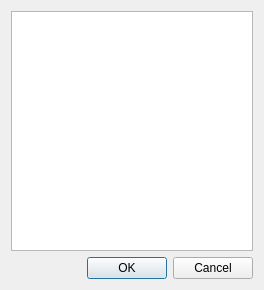
<?xml version="1.0" encoding="UTF-8"?>
<ui version="4.0">
 <class>TextCodecSelectionDialog</class>
 <widget class="QDialog" name="TextCodecSelectionDialog">
  <property name="geometry">
   <rect>
    <x>0</x>
    <y>0</y>
    <width>264</width>
    <height>290</height>
   </rect>
  </property>
  <property name="windowTitle">
   <string>Select text enconding</string>
  </property>
  <layout class="QGridLayout" name="gridLayout">
   <item row="0" column="0">
    <widget class="QListView" name="listView"/>
   </item>
   <item row="1" column="0">
    <widget class="QDialogButtonBox" name="buttonBox">
     <property name="orientation">
      <enum>Qt::Horizontal</enum>
     </property>
     <property name="standardButtons">
      <set>QDialogButtonBox::Cancel|QDialogButtonBox::Ok</set>
     </property>
    </widget>
   </item>
  </layout>
 </widget>
 <resources/>
 <connections>
  <connection>
   <sender>buttonBox</sender>
   <signal>accepted()</signal>
   <receiver>TextCodecSelectionDialog</receiver>
   <slot>accept()</slot>
   <hints>
    <hint type="sourcelabel">
     <x>248</x>
     <y>254</y>
    </hint>
    <hint type="destinationlabel">
     <x>157</x>
     <y>274</y>
    </hint>
   </hints>
  </connection>
  <connection>
   <sender>buttonBox</sender>
   <signal>rejected()</signal>
   <receiver>TextCodecSelectionDialog</receiver>
   <slot>reject()</slot>
   <hints>
    <hint type="sourcelabel">
     <x>316</x>
     <y>260</y>
    </hint>
    <hint type="destinationlabel">
     <x>286</x>
     <y>274</y>
    </hint>
   </hints>
  </connection>
 </connections>
</ui>
